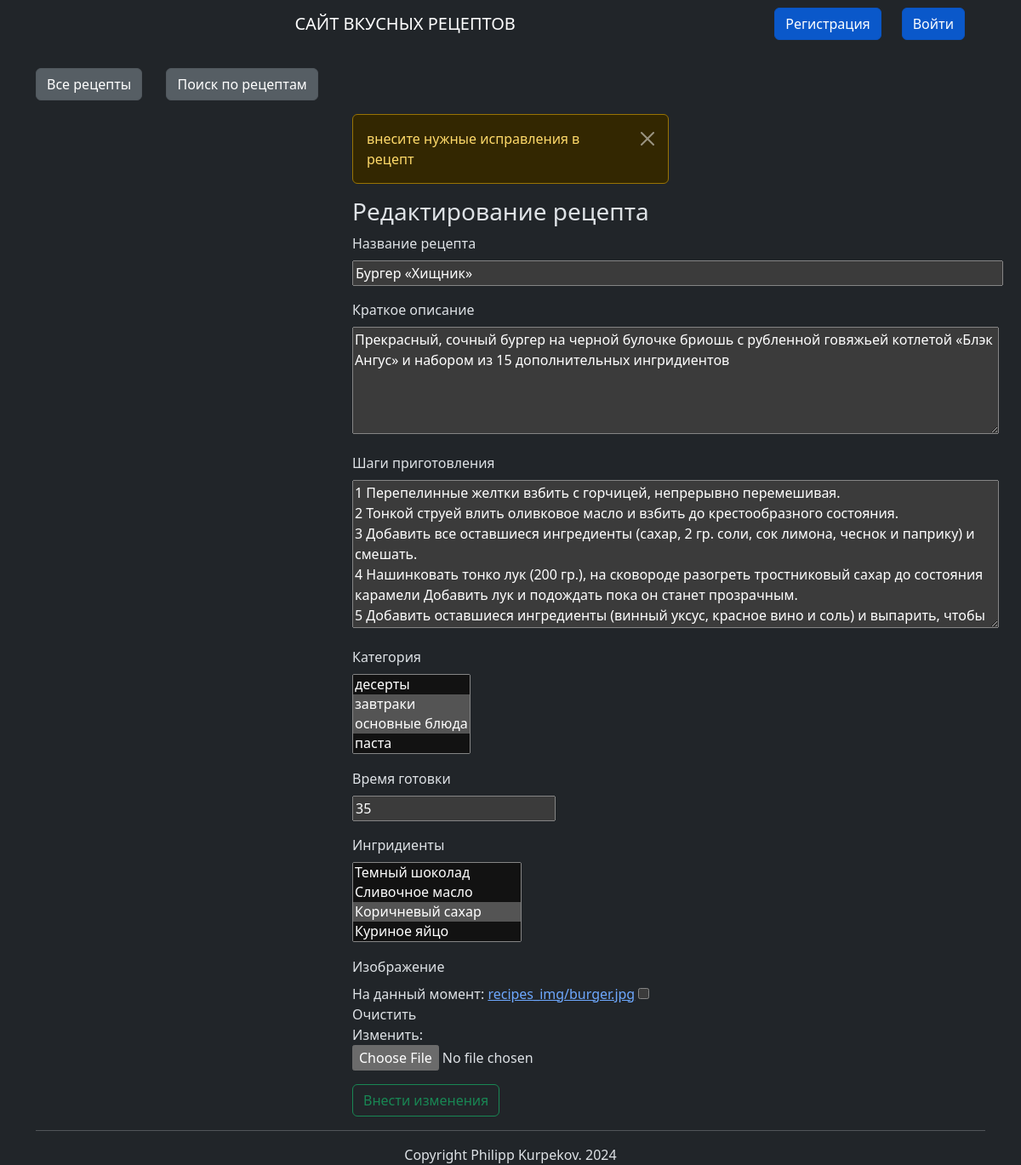
Before: /update_recipe/6/ with the older database file.
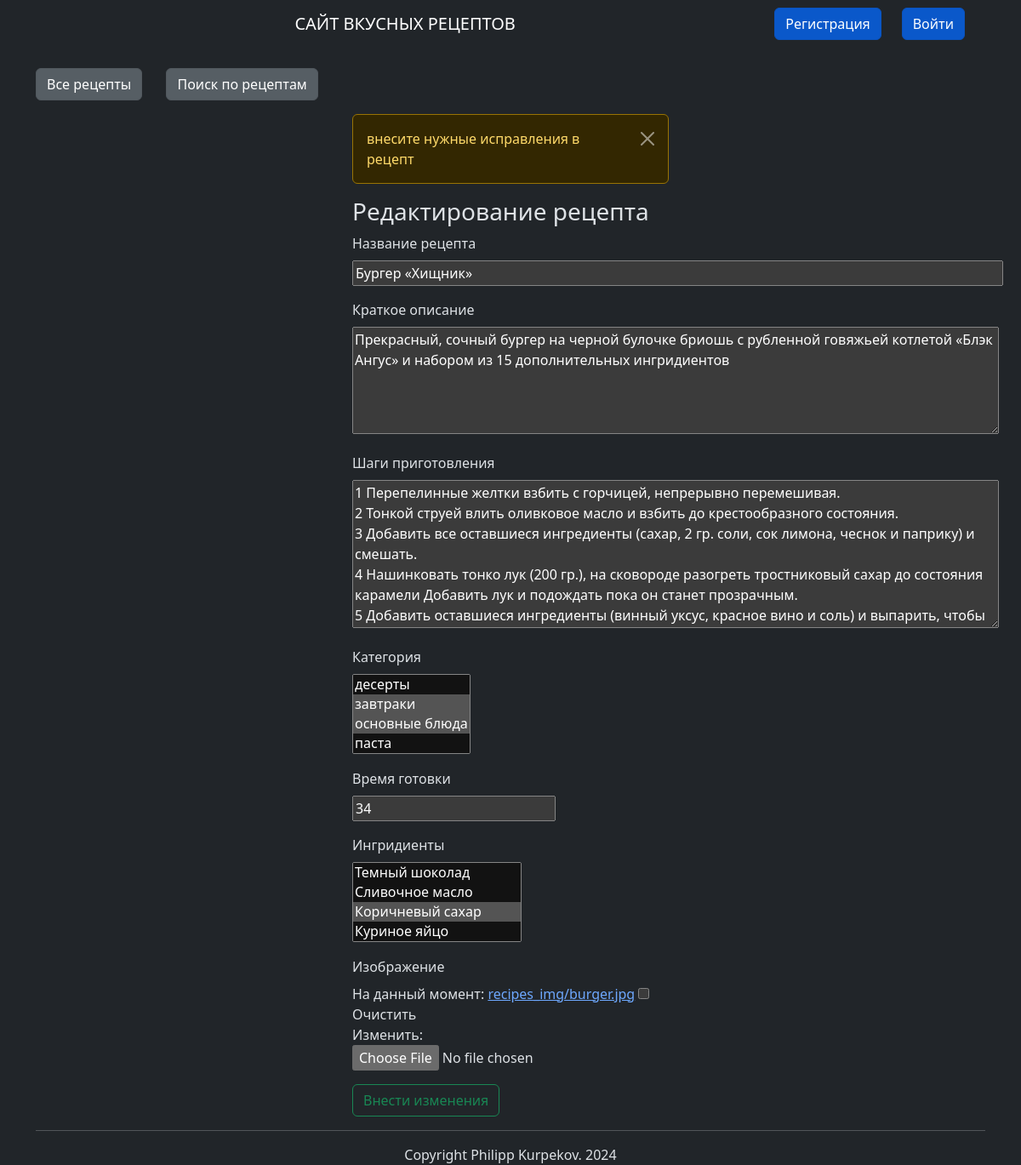
After: the same page with the newer database file.
### recipes/models.py (models this page shows, shortened)
class Recipe(models.Model):
    title = models.CharField(max_length=200, unique=True,
                             verbose_name="Название рецепта")
    author = models.ForeignKey(User, on_delete=models.CASCADE,
                               verbose_name="Автор рецепта")
    description = models.TextField(default="",
                                   verbose_name="Краткое описание")
    cooking_steps = models.TextField(default="",
                                     verbose_name="Шаги приготовления")
    ingredients = models.ManyToManyField(Ingredients,
                                         verbose_name="Ингридиенты")
    category = models.ManyToManyField(Category,
                                      verbose_name="Категория")
    cooking_time = models.IntegerField(default=0,
                                       verbose_name="Время готовки")
    picture = models.ImageField(null=True, blank=True, upload_to="recipes_img/", verbose_name='Изображение')
    views = models.IntegerField(default=0,
                                verbose_name="Количество просмотров")
    date_of_creation = models.DateTimeField(auto_now_add=True,
                                            verbose_name="Время создания")
    date_of_update = models.DateTimeField(auto_now=True,
                                          verbose_name="Обновлено")

### recipes/views.py (the view)
# urls.py: path('update_recipe/<int:recipe_id>/', views.update_recipe, name='update_recipe'),
def update_recipe(request, recipe_id):
    recipe = Recipe.objects.filter(pk=recipe_id).first()
    if request.method == 'POST':
        form = AddNewRecipe(request.POST, request.FILES, instance=recipe)
        if form.is_valid():
            if request.FILES:
                picture = form.cleaned_data['picture']
                fs = FileSystemStorage()
                fs.save(picture.name, picture)
            else:
                picture = recipe.picture
            recipe.picture = picture
            recipe.title = form.cleaned_data['title']
            recipe.description = form.cleaned_data['description']
            ingredients = form.cleaned_data['ingredients']
            category = form.cleaned_data['category']
            recipe.cooking_time = form.cleaned_data['cooking_time']
            recipe.cooking_steps = form.cleaned_data['cooking_steps']
            recipe.save()
            recipe.ingredients.add(*ingredients)
            recipe.category.add(*category)
            message = 'рецепт обновлен !'
            return render(request, 'recipes/update_recipe.html', {'form': form, 'message': message})
    else:
        recipe = Recipe.objects.get(pk=recipe_id)
        form = AddNewRecipe(instance=recipe)
        message = 'внесите нужные исправления в рецепт'
        return render(request, 'recipes/update_recipe.html', {'form': form, 'message': message})

### recipes/forms.py
class AddNewRecipe(forms.ModelForm):
    class Meta:
        model = Recipe
        fields = ['title', 'description', 'cooking_steps', 'category', 'cooking_time',
                  'ingredients', 'picture']
        widgets = {
            'title': TextInput(attrs={'size': 77}),
            'description': Textarea(attrs={'cols': 80, 'rows': 5}),
            'cooking_steps': Textarea(attrs={'cols': 80, 'rows': 7})}
        _

### recipes/models.py (called while the page is built)
    def __str__(self):
        return f'{self.title}'

    def __str__(self):
        return f'{self.title}'

### recipes/templates/recipes/update_recipe.html (shortened to what this page needs)
{% extends 'recipes/base.html' %}
{% block content %}
<div class="form section container mt-3 justify-content-center d-flex">
    <div class="col-lg-4 col-sm-12">
        <div class="alert alert-warning alert-dismissible fade show" role="alert" tabindex="-1">
            {{ message }}
            <button type="button" class="btn-close" data-bs-dismiss="alert" aria-label="Close"></button>
        </div>
        <h3>Редактирование рецепта</h3>
        <form method="post" enctype="multipart/form-data">
            {% for field in form %}
            <p class="form-label">{{ field.label }}</p>
            <p>{{ field }}</p>
            {% endfor %}
            <button type="submit" class="btn btn-outline-success">Внести изменения</button>
        </form>
    </div>
</div>
{% endblock %}

Changed rows visible on the page:
changed Recipe "Бургер «Хищник»": cooking_time "35" → "34"
